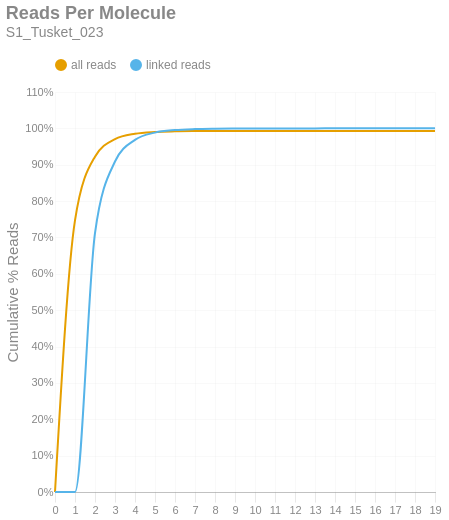

The code cell stored with this chart in its notebook:
### Markdown cell above
### Reads per Molecule
This chart shows the cumulative distribution of the number of reads per linked molecule. That is, how many alignments are associated with a unique molecule. This excludes the number of reads associated with invalid or absent linked-read barcodes. The `linked` histogram is the percentages recalculated when disregarding singletons.

### Code cell
if SKIPLR:
    print_html(f"Skipped")
else:
    counts = np.bincount(valids['reads'].cast(pl.Int64).to_numpy())
    weighted = counts * np.arange(len(counts))
    all_perc = weighted / n_reads
    linked_perc = weighted / n_linked_reads
    linked_perc[1] = 0
    binned_df = pl.DataFrame({
        'readsper': list(range(len(counts))),
        'all reads (cumsum)': np.cumsum(all_perc).tolist(),
        'linked reads (cumsum)': np.cumsum(linked_perc).tolist(),
    })

    with SafeRender(binned_df):
        (
            density_plot(binned_df, 'Reads Per Molecule', samplename, 'readspmol')
            .encode(
                x=alt.X('readsper:O', title=None).axis(labelAngle=0).scale(padding=0),
                y=alt.Y('value:Q', title='Cumulative % Reads').axis(format='%').stack(False),
                color=alt.Color("key:N").scale(domain=["all reads", "linked reads"]),
                tooltip=[
                    alt.Tooltip("key:N", title="Data Type"),
                    alt.Tooltip("readsper:O", title="Reads Per Molecule"),
                    alt.Tooltip("value:Q", format=".2%", title="% Reads (Cum.)")
                ]            
            )
        ).display()

### Figure 1 — Vega-Lite specification as saved in the notebook (floating-point values rounded to 4 significant figures)
{"width": "container", "height": 400, "config": {"title": {"anchor": "start", "dy": -15, "fontSize": 18, "color": "#888888", "subtitleColor": "#888888", "subtitleFontSize": 14}, "arc": {"fill": "#0072B2"}, "axis": {"domainColor": "#888888", "domainWidth": 0.5, "gridWidth": 0.2, "grid": false, "titleFontWeight": 400, "titleFontSize": 15, "labelFontSize": 11, "labelColor": "#888888", "tickColor": "#888888", "tickWidth": 0.2, "titleColor": "#888888"}, "axisBand": {"grid": false}, "axisX": {"grid": true, "tickSize": 10, "domainCap": "round"}, "axisY": {"domain": false, "grid": true, "tickSize": 0, "domainCap": "round"}, "background": "transparent", "header": {"labelFontSize": 15, "labelColor": "#888888", "titleFontSize": 15, "titleFontWeight": 600, "titleColor": "#888888"}, "legend": {"labelFont": "sans-serif", "labelFontSize": 12, "labelColor": "#888888", "symbolSize": 100, "symbolType": "circle", "titleFontSize": 12, "titlePadding": 10, "titleColor": "#888888", "title": null, "orient": "top"}, "range": {"category": ["#E69F00", "#56B4E9", "#009E73", "#F0E442", "#0072B2", "#D55E00", "#CC79A7", "#000000"], "diverging": ["#cfe8f3", "#a2d4ec", "#73bfe2", "#46abdb", "#1696d2", "#12719e"]}, "area": {"fill": "#0072B2", "fillOpacity": 0.7, "line": true, "strokeOpacity": 0.7}, "line": {"color": "#0072B2", "stroke": "#0072B2", "strokeWidth": 2}, "trail": {"color": "#0072B2", "stroke": "#0072B2", "strokeWidth": 0, "size": 1}, "point": {"filled": true, "fillOpacity": 1.0, "size": 95}, "text": {"color": "#888888", "fontSize": 11, "align": "right", "fontWeight": 400, "size": 11}, "bar": {"fill": "#0072B2", "stroke": null}, "view": {"stroke": null, "continuousWidth": 660, "continuousHeight": 400}}, "data": {"name": "data-b7550235f1f4d7ec0dafbf2e7701cf5b"}, "mark": {"type": "line", "interpolate": "monotone", "point": {"opacity": 0, "size": 275}}, "encoding": {"color": {"field": "key", "scale": {"domain": ["all reads", "linked reads"]}, "type": "nominal"}, "tooltip": [{"field": "key", "title": "Data Type", "type": "nominal"}, {"field": "readsper", "title": "Reads Per Molecule", "type": "ordinal"}, {"field": "value", "format": ".2%", "title": "% Reads (Cum.)", "type": "quantitative"}], "x": {"axis": {"labelAngle": 0}, "field": "readsper", "scale": {"padding": 0}, "title": null, "type": "ordinal"}, "y": {"axis": {"format": "%"}, "field": "value", "stack": false, "title": "Cumulative % Reads", "type": "quantitative"}}, "params": [{"name": "param_c36ac31b6afebe62", "select": {"type": "point", "fields": ["key"]}, "bind": "legend"}], "title": {"text": "Reads Per Molecule", "subtitle": "S1_Tusket_023"}, "transform": [{"fold": ["all reads (cumsum)", "linked reads (cumsum)"]}, {"calculate": "replace(datum.key, ' (cumsum)', '')", "as": "key"}, {"filter": {"param": "param_c36ac31b6afebe62"}}], "usermeta": {"embedOptions": {"downloadFileName": "S1_Tusket_023.readspmol"}}, "$schema": "https://vega.github.io/schema/vega-lite/v6.1.0.json", "datasets": {"data-b7550235f1f4d7ec0dafbf2e7701cf5b": [{"readsper": 0, "all reads (cumsum)": 0.0, "linked reads (cumsum)": 0.0}, {"readsper": 1, "all reads (cumsum)": 0.7471, "linked reads (cumsum)": 0.0}, {"readsper": 2, "all reads (cumsum)": 0.9222, "linked reads (cumsum)": 0.7122}, {"readsper": 3, "all reads (cumsum)": 0.9706, "linked reads (cumsum)": 0.9088}, {"readsper": 4, "all reads (cumsum)": 0.9853, "linked reads (cumsum)": 0.9684}, {"readsper": 5, "all reads (cumsum)": 0.9902, "linked reads (cumsum)": 0.9883}, {"readsper": 6, "all reads (cumsum)": 0.9919, "linked reads (cumsum)": 0.9953}, {"readsper": 7, "all reads (cumsum)": 0.9926, "linked reads (cumsum)": 0.9981}, {"readsper": 8, "all reads (cumsum)": 0.9928, "linked reads (cumsum)": 0.9991}, {"readsper": 9, "all reads (cumsum)": 0.9929, "linked reads (cumsum)": 0.9996}, {"readsper": 10, "all reads (cumsum)": 0.993, "linked reads (cumsum)": 0.9998}, {"readsper": 11, "all reads (cumsum)": 0.993, "linked reads (cumsum)": 0.9999}, {"readsper": 12, "all reads (cumsum)": 0.993, "linked reads (cumsum)": 0.9999}, {"readsper": 13, "all reads (cumsum)": 0.993, "linked reads (cumsum)": 1.0}, {"readsper": 14, "all reads (cumsum)": 0.993, "linked reads (cumsum)": 1.0}, {"readsper": 15, "all reads (cumsum)": 0.993, "linked reads (cumsum)": 1.0}, {"readsper": 16, "all reads (cumsum)": 0.993, "linked reads (cumsum)": 1.0}, {"readsper": 17, "all reads (cumsum)": 0.993, "linked reads (cumsum)": 1.0}, {"readsper": 18, "all reads (cumsum)": 0.993, "linked reads (cumsum)": 1.0}, {"readsper": 19, "all reads (cumsum)": 0.993, "linked reads (cumsum)": 1.0}]}}
